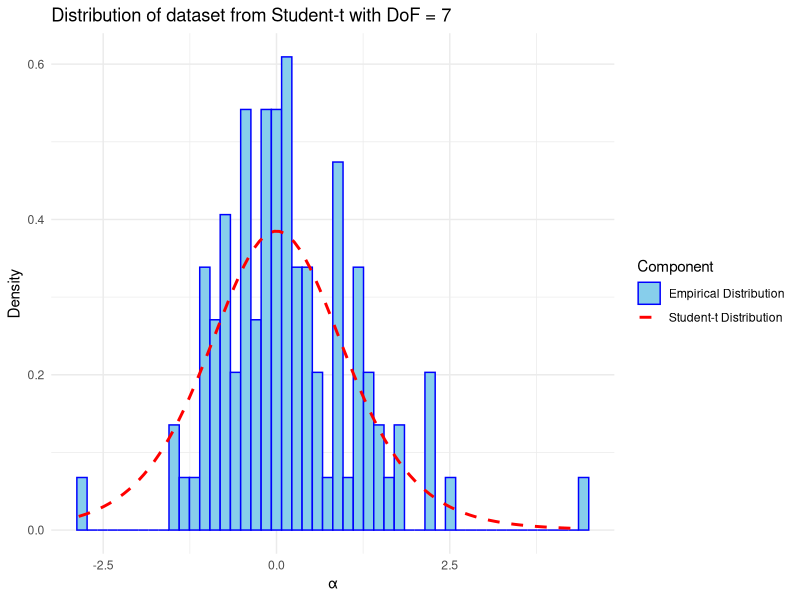

Write R code to recreate this figure.
## ---- chunk 1
# Load required packages
library(openxlsx)   # Excel file handling
library(ggplot2)    # Data visualization

raw <- read.xlsx('Assignment3Dataset.xlsx', colNames = FALSE)[[1]]
dof <- 7

distributionPlot <- function (input_x, input_title, input_path){
  plot_df <- data.frame(x = seq_along(input_x), y = input_x)
  
  ggplot(plot_df, aes(x = y)) +
    geom_histogram(aes(y = after_stat(density), 
                       color = 'Empirical Distribution'),
                   bins = 50, fill = 'skyblue') +
    stat_function(fun = dt,
                  args = list(df=dof),
                  aes(color = 'Student-t Distribution')
                  , linewidth = 1, linetype = 'dashed') +
    labs(title = input_title,
       x = 'α', y = 'Density') +
    theme_minimal() +
    scale_color_manual(name   = 'Component',
                       values = c('Empirical Distribution' = 'blue',
                                  'Student-t Distribution' = 'red'))
  ggsave(input_path, width = 10, height = 5, dpi = 300)
}

distributionPlot(raw, 'Distribution of dataset from Student-t with DoF = 7', 'figures/a_hist.png')
## ---- chunk 2
numberOfSimulations <- 10000

likelihood_studentt <- function(input_dof, input_y){
  sampleMean <- mean(input_y)
  sampleVariance <- var(input_y)
  n <- length(input_y)
  
  if(input_dof > 342) {
    firstPart <- (exp(lgamma((input_dof+1)/2) - lgamma((input_dof)/2)) / sqrt((input_dof-2) * pi))^n
  } else {
    firstPart <- (gamma((input_dof+1)/2) /
                    (gamma((input_dof)/2)*sqrt((input_dof-2) * pi)))^n
  }
  secondPart <- 1 / ((sampleVariance)^(n/2))
  thirdPart <- prod(sapply(1:n, function(j) {
    (1+((input_y[j] - sampleMean)^2 / 
          ((input_dof-2)*sampleVariance)))^(-(input_dof+1)/2)
    }))
  
  result <- firstPart * secondPart * thirdPart
  
  return(result)
}

likelihood_GED <- function(input_beta, input_y){
  sampleMean <- mean(input_y)
  sampleVariance <- var(input_y)
  n <- length(input_y)
  
  firstPart <- ((input_beta * (gamma(3/input_beta))^(1/2)) / 
                  (2 * sqrt(sampleVariance) * (gamma(1/input_beta)^(3/2))))^n
  secondPart <- exp(-sum(sapply(1:n, function(j) {
    ((abs(input_y[j] - sampleMean)) / (sqrt(sampleVariance) * sqrt(gamma(1/input_beta)/gamma(3/input_beta))))^input_beta
    })))
  
  result <- firstPart * secondPart
  
  return(result)
}

importanceSampling <- function (input_model, input_lowerBound, input_upperBound){
  dof <- numeric(numberOfSimulations)
  likelihood <- numeric(numberOfSimulations)
  
  for (i in 1:numberOfSimulations) {
    u <- runif(1, min = 0, max = 1)
    this_draw <- input_lowerBound + u*(input_upperBound-input_lowerBound)
    
    if(input_model == 'Student-t'){
      likelihood[i] <- likelihood_studentt(this_draw, raw)
    }else if(input_model == 'GED'){
      likelihood[i] <- likelihood_GED(this_draw, raw)
    }
  }
  
  marginalLikelihood <- mean(likelihood)
  
  return (marginalLikelihood)
}

b_marginalLikelihood_studentt <- importanceSampling(
                                  input_model = 'Student-t',
                                  input_lowerBound = 4.1,
                                  input_upperBound = 50)
b_marginalLikelihood_GED <- importanceSampling(
                                  input_model = 'GED',
                                  input_lowerBound = 0.38,
                                  input_upperBound = 1.88)

compute_modelProbabilities <- function(input_mL_studentt, input_mL_GED){
  bayesFactor <- input_mL_studentt / input_mL_GED

  posteriorOddsRatio <- bayesFactor

  posteriorProbability_studentt <- (input_mL_studentt) / (input_mL_studentt+input_mL_GED)

  posteriorProbability_GED <- (input_mL_GED) / (input_mL_studentt+input_mL_GED)

  return(list(bayesFactor = bayesFactor,
              posteriorOddsRatio = posteriorOddsRatio,
              posteriorProbability_studentt = posteriorProbability_studentt,
              posteriorProbability_GED = posteriorProbability_GED))
}

b_result <- compute_modelProbabilities(b_marginalLikelihood_studentt, b_marginalLikelihood_GED)

print(paste('marginalLikelihood_studentt:',b_marginalLikelihood_studentt))
print(paste('marginalLikelihood_GED:',b_marginalLikelihood_GED))
print(paste('bayesFactor:',b_result$bayesFactor))
print(paste('posteriorOddsRatio:',b_result$posteriorOddsRatio))
print(paste('posteriorProbability_studentt:',b_result$posteriorProbability_studentt))
print(paste('posteriorProbability_GED:',b_result$posteriorProbability_GED))
## ---- chunk 3
# Kurtosis of GED with shape parameter beta
GED_kurtosis <- function(beta) {
  num <- gamma(5 / beta) * gamma(1 / beta)
  den <- gamma(3 / beta)^2
  num / den  # this is the *raw* kurtosis (not excess)
}

# Map Student-t degrees of freedom -> equivalent GED beta
beta_from_df <- function(input_dof, interval = c(0.2, 5)) {
  # Target kurtosis of Student-t
  target_K <- 3 + 6 / (input_dof - 4)
  
  # Root function: difference between GED and Student-t kurtosis
  f <- function(beta) GED_kurtosis(beta) - target_K
  
  # Solve f(beta) = 0 on the chosen interval
  uniroot(f, interval = interval)$root
}

new_upperBound_GED <- beta_from_df(1000)

c_marginalLikelihood_studentt <- importanceSampling(
                                  input_model = 'Student-t',
                                  input_lowerBound = 4.1,
                                  input_upperBound = 1000)
c_marginalLikelihood_GED <- importanceSampling(
                                  input_model = 'GED',
                                  input_lowerBound = 0.38,
                                  input_upperBound = new_upperBound_GED)

c_result <- compute_modelProbabilities(c_marginalLikelihood_studentt, c_marginalLikelihood_GED)

print(paste('marginalLikelihood_studentt:',c_marginalLikelihood_studentt))
print(paste('marginalLikelihood_GED:',c_marginalLikelihood_GED))
print(paste('bayesFactor:',c_result$bayesFactor))
print(paste('posteriorOddsRatio:',c_result$posteriorOddsRatio))
print(paste('posteriorProbability_studentt:',c_result$posteriorProbability_studentt))
print(paste('posteriorProbability_GED:',c_result$posteriorProbability_GED))

## ---- chunk 4
print(paste('marginalLikelihood_studentt:',b_marginalLikelihood_studentt))
print(paste('marginalLikelihood_GED:',b_marginalLikelihood_GED))


priorProbability_studentt <- 0.1
priorProbability_GED <- 0.9
priorOddsRatio <- priorProbability_studentt/priorProbability_GED
d_bayesFactor <- b_marginalLikelihood_studentt / b_marginalLikelihood_GED
d_posteriorOddsRatio <- priorOddsRatio * d_bayesFactor
sum_probability <- priorProbability_studentt * b_marginalLikelihood_studentt + priorProbability_GED * b_marginalLikelihood_GED
d_posteriorProbability_studentt <- b_marginalLikelihood_studentt * priorProbability_studentt / sum_probability
d_posteriorProbability_GED <- b_marginalLikelihood_GED * priorProbability_GED / sum_probability


print(paste('bayesFactor:',d_bayesFactor))
print(paste('posteriorOddsRatio:',d_posteriorOddsRatio))
print(paste('posteriorProbability_studentt:',d_posteriorProbability_studentt))
print(paste('posteriorProbability_GED:',d_posteriorProbability_GED))
